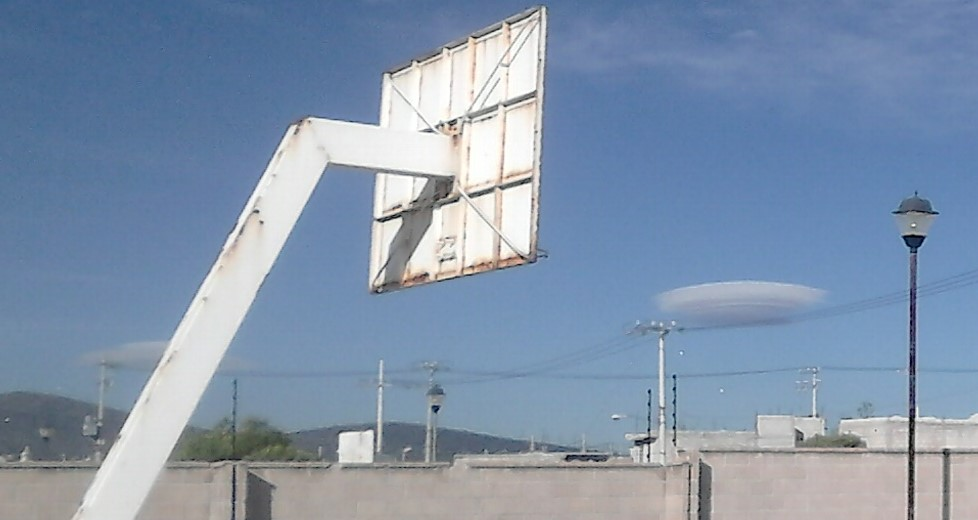
#> input picture Proyecto/Imagenes/ovnis.jpg, 978 x 520 px, found by its file name
$ python ocv1.py
#> lines starting #> are read from the running program, lines starting #| are printed output that depends on the picture
import cv2

imagen = cv2.imread("C:/Users/MI PC/Documents/Tratamiento de imagenes/Proyecto/Imagenes/ovnis.jpg",0)
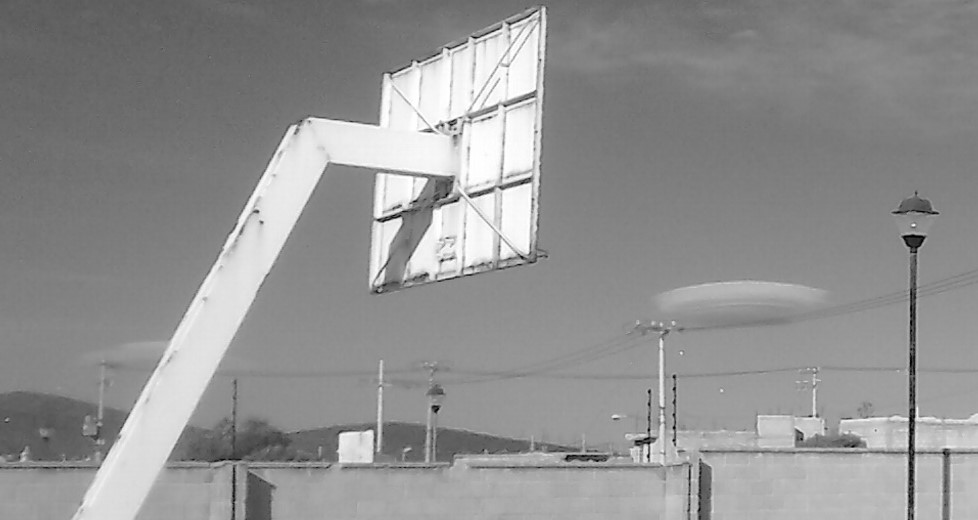
#> imagen: shape (520, 978); min 0, max 255, mean 145.1
cv2.imshow("Prueba de imagen", imagen)
cv2.waitKey(0)
cv2.imwrite("ovnisgris.png", imagen)
cv2.destroyAllWindows()

$ run again, with Proyecto/Imagenes/DSC_0402.jpg copied over Proyecto/Imagenes/ovnis.jpg
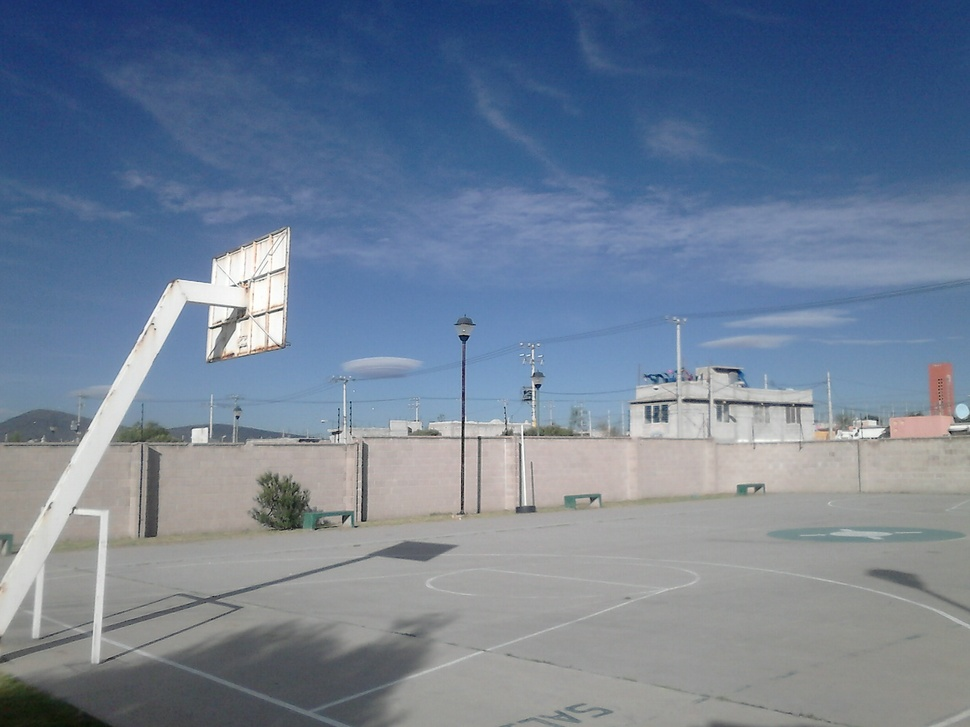
#> input picture Proyecto/Imagenes/DSC_0402.jpg, 970 x 727 px, shrunk from 2048 x 1536 before the run, found by its file name
#> `imagen = cv2.imread("C:/Users/MI PC/Documents/Tratamiento de imagenes/..`:
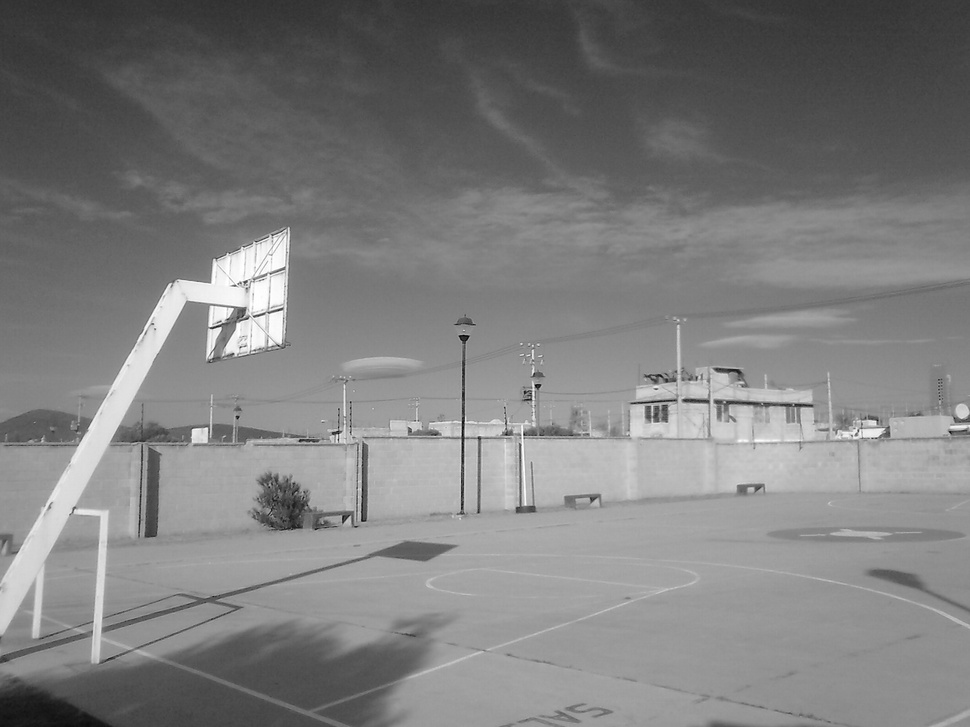
#> imagen: shape (727, 970); min 0, max 255, mean 125.9
